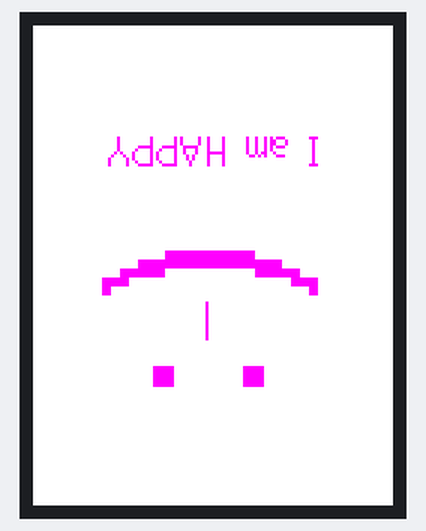
This sketch was run on a simulated ESP32. On the bench: 240×320 colour display.

Above: at 0.3 s.
At 3.4 s:
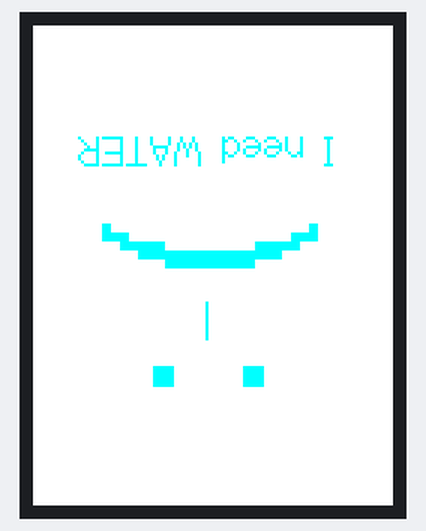
At 6.4 s:
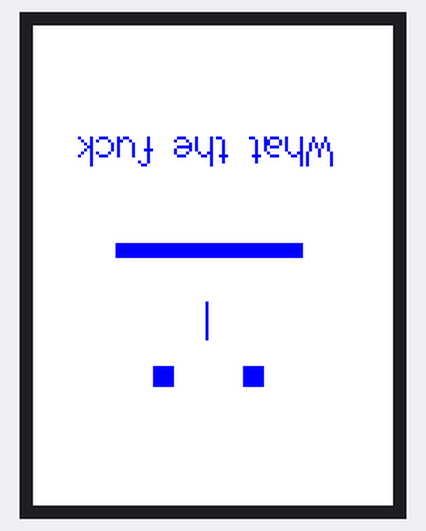

Measured:
- by itself, everything shown: repeats every 9.2 s, in 3 steps
- what the display in image 1 shows lasts 3.1 s, from 3.3 s to 6.4 s

The sketch:

LCD.ino
```cpp
#include <TFT_eSPI.h>
#include <SPI.h>

TFT_eSPI tft = TFT_eSPI();

void setup(void) {

  tft.init();

}

void loop() {

  int get = 3;

  // if(get == 1){

    tft.fillScreen(TFT_WHITE);

    tft.setRotation(2);
    tft.setTextColor(TFT_MAGENTA);
    tft.setCursor(50, 220, 2);
    tft.setTextSize(2);
    tft.println("I am HAPPY");

    tft.setRotation(4);
    tft.setCursor(80, 150, 2);
    tft.setTextColor(TFT_MAGENTA);
    tft.setTextSize(9);
    tft.println(".");

    tft.setRotation(4);
    tft.setCursor(113, 180, 2);
    tft.setTextColor(TFT_MAGENTA);
    tft.setTextSize(2);
    tft.println("|");

    tft.setRotation(3);
    tft.setCursor(140, 40, 4);
    tft.setTextColor(TFT_MAGENTA);
    tft.setTextSize(6);
    tft.println(")");

    tft.setRotation(4);
    tft.setCursor(140, 150, 2);
    tft.setTextColor(TFT_MAGENTA);
    tft.setTextSize(9);
    tft.println(".");

    delay(3000);

  // }

  // if(get == 2){

    tft.fillScreen(TFT_WHITE);

    tft.setRotation(2);
    tft.setTextColor(TFT_CYAN);
    tft.setCursor(40, 220, 2);
    tft.setTextSize(2);
    tft.println("I need WATER");

    tft.setRotation(4);
    tft.setCursor(80, 150, 2);
    tft.setTextColor(TFT_CYAN);
    tft.setTextSize(9);
    tft.println(".");

    tft.setRotation(4);
    tft.setCursor(113, 180, 2);
    tft.setTextColor(TFT_CYAN);
    tft.setTextSize(2);
    tft.println("|");

    tft.setRotation(3);
    tft.setCursor(140, 40, 4);
    tft.setTextColor(TFT_CYAN);
    tft.setTextSize(6);
    tft.println("(");

    tft.setRotation(4);
    tft.setCursor(140, 150, 2);
    tft.setTextColor(TFT_CYAN);
    tft.setTextSize(9);
    tft.println(".");

    delay(3000);

  // }

  // if(get == 3){

    tft.fillScreen(TFT_WHITE);

    tft.setRotation(2);
    tft.setTextColor(TFT_BLUE);
    tft.setCursor(40, 220, 2);
    tft.setTextSize(2);
    tft.println("What the fuck");

    tft.setRotation(4);
    tft.setCursor(80, 150, 2);
    tft.setTextColor(TFT_BLUE);
    tft.setTextSize(9);
    tft.println(".");

    tft.setRotation(4);
    tft.setCursor(113, 180, 2);
    tft.setTextColor(TFT_BLUE);
    tft.setTextSize(2);
    tft.println("|");

    tft.setRotation(3);
    tft.setCursor(140, 55, 4);
    tft.setTextColor(TFT_BLUE);
    tft.setTextSize(5);
    tft.println("|");

    tft.setRotation(4);
    tft.setCursor(140, 150, 2);
    tft.setTextColor(TFT_BLUE);
    tft.setTextSize(9);
    tft.println(".");

    delay(3000);

  // }

}
```
